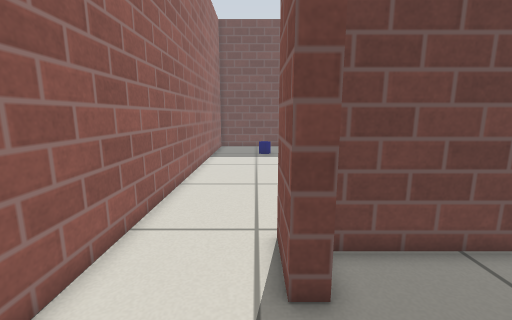
View 1 (above)

17 first-person views from a walk through a world built for the Gazebo simulator. The camera is 0.66 m above the floor, tilts 10° down and sees 90° across. The floor is counted in squares, 0.2 m on a side. Each view is taken from the middle of a square. On the plan, view 1 faces up. The plan holds only what a view shows up to about 20 squares ahead; the rest is blank. Gazebo's built-in surfaces are drawn with simple patterns.

View 2
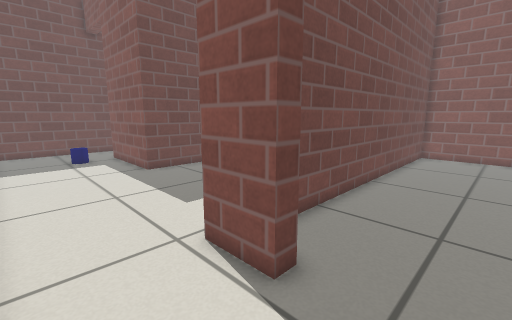

View 3
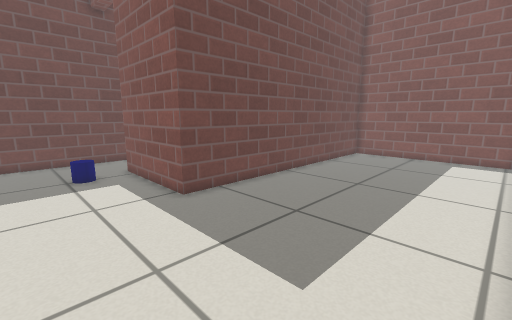

View 4
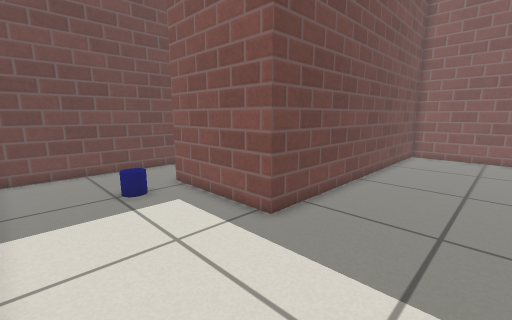

View 5
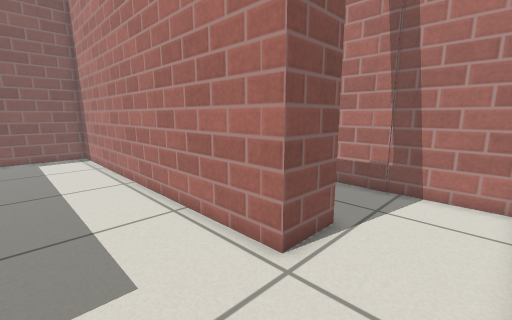

View 6
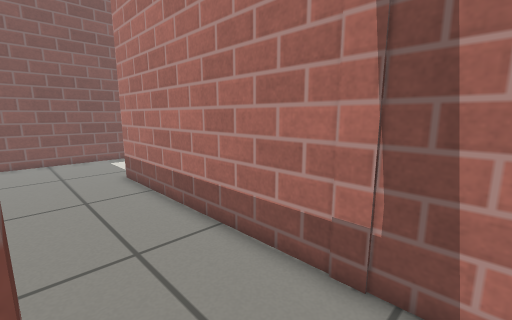

View 7
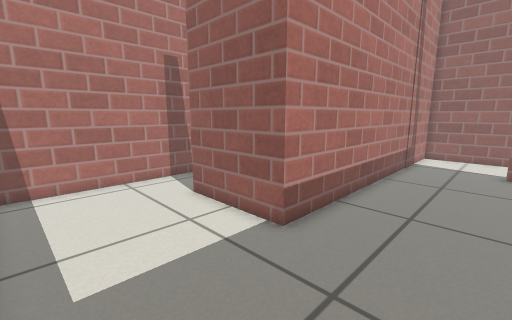

View 8
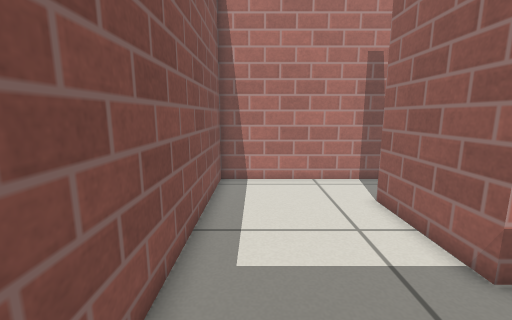

View 9
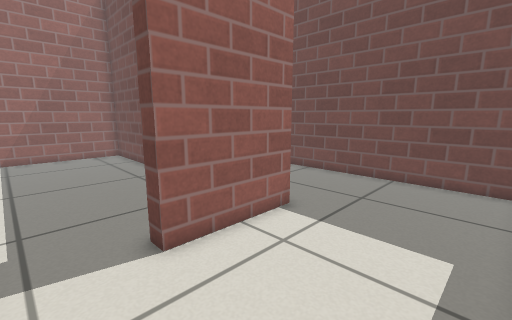

View 10
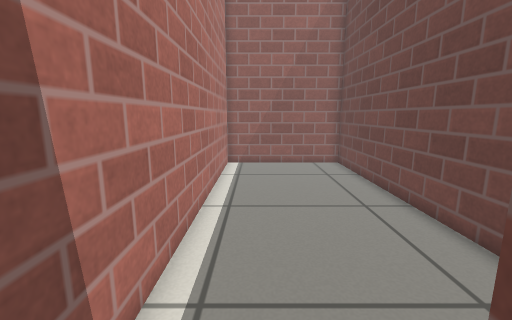

View 11
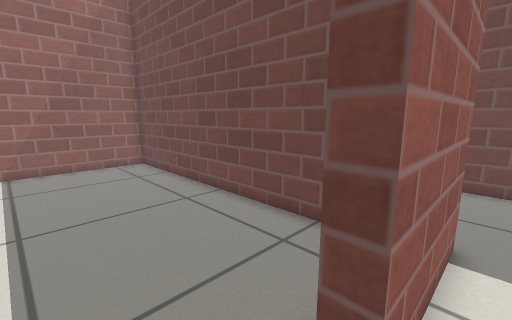

View 12
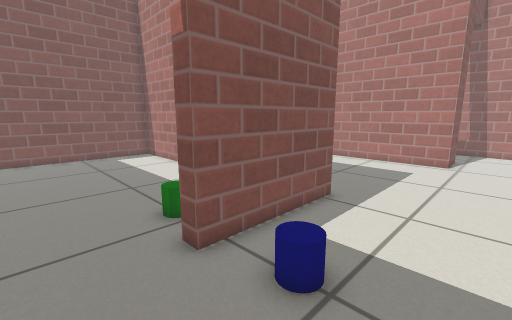

View 13
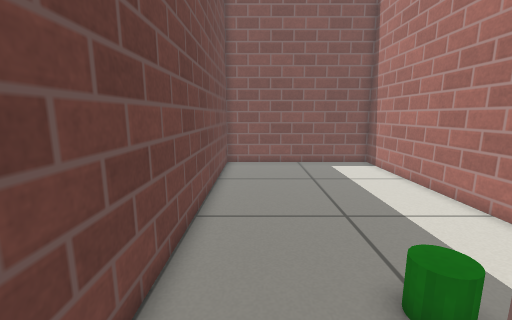

View 14
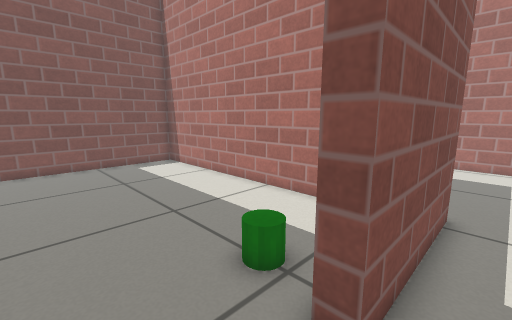

View 15
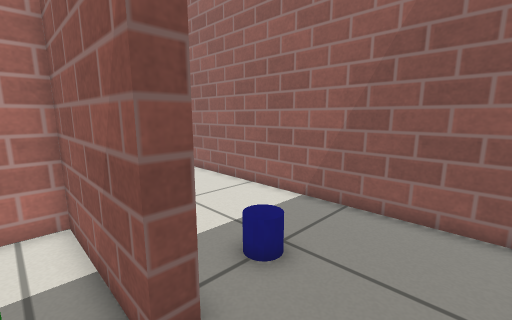

View 16
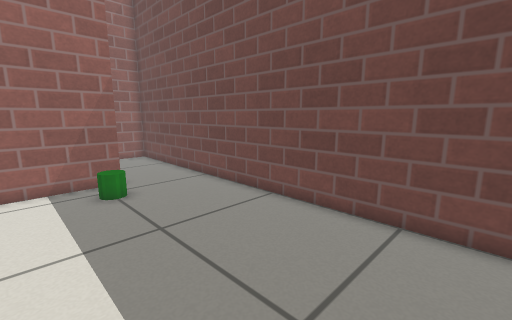

View 17
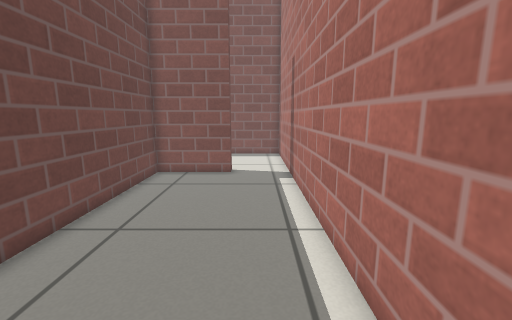

### Floor plan
Points are (right, up) in squares from view 1. A wall is a line through its corners. A room is listed if a view was taken in it or the views show most of it. See-through windows are left out.
Room 1 (views 1, 2, 3, 4, 5, 6, 12, 13, 14)
walls: (0.6, 4) (0.6, 6.5) (19.8, 6.5) (19.8, 16.4) (3.1, 16.4) (3.1, 22.9); (3.6, 27) (-3.7, 27) (-3.7, -0.5) (1, -0.5)
ways out: open door at (1, 2) to room 2; open door at (3.5, 25) to room 3
objects: blue cylinder (0, 22) to (1, 22)
Room 2 (views 7, 8, 9, 10, 11)
walls: (13.6, -9) (19.8, -9) (19.8, 5.8) (1.9, 5.8); (1, -0.5) (13.3, -0.5) (13.3, -5.5)
ways out: open door at (1, 2) to room 1; opening at (13, -7) to room 4
Room 3 (views 15, 16)
walls: (7.2, 17.2) (19.8, 17.2) (19.8, 27) (3.6, 27); (3.9, 22.9) (3.9, 17.2) (5.4, 17.2)
ways out: open door at (3.5, 25) to room 1
objects: green cylinder (5, 22) to (6, 22)
Room 4 (view 17)
walls: (13.3, -5.5) (12.6, -5.5) (12.6, -1.3) (-3.7, -1.3) (-3.7, -9) (13.6, -9)
ways out: opening at (13, -7) to room 2

Where each view was taken, in squares from view 1:
view 1: 0 up, 0 right, facing up
view 2: 1 up, 3 left, facing up-right
view 3: 7 up, 2 left, facing up-right
view 4: 11 up, 3 left, facing up-right
view 5: 11 up, 3 left, facing down-right
view 6: 4 up, 1 left, facing down-right
view 7: 4 up, 19 right, facing down-left
view 8: 4 up, 18 right, facing down
view 9: 8 down, 19 right, facing up-left
view 10: 7 down, 14 right, facing left
view 11: 8 down, 14 right, facing up-left
view 12: 26 up, 2 left, facing down-right
view 13: 25 up, 2 right, facing right
view 14: 26 up, 2 right, facing down-right
view 15: 26 up, 5 right, facing down-left
view 16: 19 up, 17 right, facing up-left
view 17: 7 down, 2 left, facing right
